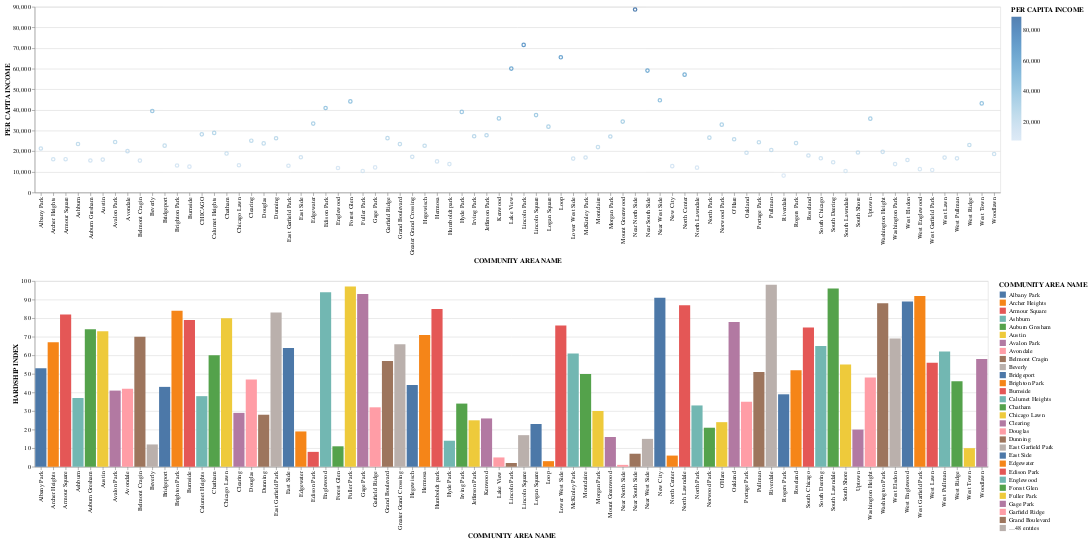

The code cell stored with this chart in its notebook:
### Code cell
brush = alt.selection(type = "interval")

points = alt.Chart(df). mark_point().encode(
    x="COMMUNITY AREA NAME",
    y= "PER CAPITA INCOME ",
    color = alt.condition(brush, "PER CAPITA INCOME ", alt.value("lightgrey"))
).add_selection(
    brush
)

bars = alt.Chart(df).mark_bar().encode(
    y = "HARDSHIP INDEX",
    color = "COMMUNITY AREA NAME",
    x = "COMMUNITY AREA NAME"
).transform_filter(
    brush
)


dashboard = points & bars
dashboard

### Figure 1 — Vega-Lite specification as saved in the notebook (floating-point values rounded to 4 significant figures)
{"config": {"view": {"continuousWidth": 400, "continuousHeight": 300}}, "vconcat": [{"mark": "point", "encoding": {"color": {"condition": {"field": "PER CAPITA INCOME ", "type": "quantitative", "selection": "selector001"}, "value": "lightgrey"}, "x": {"field": "COMMUNITY AREA NAME", "type": "nominal"}, "y": {"field": "PER CAPITA INCOME ", "type": "quantitative"}}, "selection": {"selector001": {"type": "interval"}}}, {"mark": "bar", "encoding": {"color": {"field": "COMMUNITY AREA NAME", "type": "nominal"}, "x": {"field": "COMMUNITY AREA NAME", "type": "nominal"}, "y": {"field": "HARDSHIP INDEX", "type": "quantitative"}}, "transform": [{"filter": {"selection": "selector001"}}]}], "data": {"name": "data-e3bc1aad0c1f18afd84110035dd4bc1b"}, "$schema": "https://vega.github.io/schema/vega-lite/v4.17.0.json", "datasets": {"data-e3bc1aad0c1f18afd84110035dd4bc1b": [{"Community Area Number": 1.0, "COMMUNITY AREA NAME": "Rogers Park", "PERCENT OF HOUSING CROWDED": 7.7, "PERCENT HOUSEHOLDS BELOW POVERTY": 23.6, "PERCENT AGED 16+ UNEMPLOYED": 8.7, "PERCENT AGED 25+ WITHOUT HIGH SCHOOL DIPLOMA": 18.2, "PERCENT AGED UNDER 18 OR OVER 64": 27.5, "PER CAPITA INCOME ": 23939, "HARDSHIP INDEX": 39.0}, {"Community Area Number": 2.0, "COMMUNITY AREA NAME": "West Ridge", "PERCENT OF HOUSING CROWDED": 7.8, "PERCENT HOUSEHOLDS BELOW POVERTY": 17.2, "PERCENT AGED 16+ UNEMPLOYED": 8.8, "PERCENT AGED 25+ WITHOUT HIGH SCHOOL DIPLOMA": 20.8, "PERCENT AGED UNDER 18 OR OVER 64": 38.5, "PER CAPITA INCOME ": 23040, "HARDSHIP INDEX": 46.0}, {"Community Area Number": 3.0, "COMMUNITY AREA NAME": "Uptown", "PERCENT OF HOUSING CROWDED": 3.8, "PERCENT HOUSEHOLDS BELOW POVERTY": 24.0, "PERCENT AGED 16+ UNEMPLOYED": 8.9, "PERCENT AGED 25+ WITHOUT HIGH SCHOOL DIPLOMA": 11.8, "PERCENT AGED UNDER 18 OR OVER 64": 22.2, "PER CAPITA INCOME ": 35787, "HARDSHIP INDEX": 20.0}, {"Community Area Number": 4.0, "COMMUNITY AREA NAME": "Lincoln Square", "PERCENT OF HOUSING CROWDED": 3.4, "PERCENT HOUSEHOLDS BELOW POVERTY": 10.9, "PERCENT AGED 16+ UNEMPLOYED": 8.2, "PERCENT AGED 25+ WITHOUT HIGH SCHOOL DIPLOMA": 13.4, "PERCENT AGED UNDER 18 OR OVER 64": 25.5, "PER CAPITA INCOME ": 37524, "HARDSHIP INDEX": 17.0}, {"Community Area Number": 5.0, "COMMUNITY AREA NAME": "North Center", "PERCENT OF HOUSING CROWDED": 0.3, "PERCENT HOUSEHOLDS BELOW POVERTY": 7.5, "PERCENT AGED 16+ UNEMPLOYED": 5.2, "PERCENT AGED 25+ WITHOUT HIGH SCHOOL DIPLOMA": 4.5, "PERCENT AGED UNDER 18 OR OVER 64": 26.2, "PER CAPITA INCOME ": 57123, "HARDSHIP INDEX": 6.0}, {"Community Area Number": 6.0, "COMMUNITY AREA NAME": "Lake View", "PERCENT OF HOUSING CROWDED": 1.1, "PERCENT HOUSEHOLDS BELOW POVERTY": 11.4, "PERCENT AGED 16+ UNEMPLOYED": 4.7, "PERCENT AGED 25+ WITHOUT HIGH SCHOOL DIPLOMA": 2.6, "PERCENT AGED UNDER 18 OR OVER 64": 17.0, "PER CAPITA INCOME ": 60058, "HARDSHIP INDEX": 5.0}, {"Community Area Number": 7.0, "COMMUNITY AREA NAME": "Lincoln Park", "PERCENT OF HOUSING CROWDED": 0.8, "PERCENT HOUSEHOLDS BELOW POVERTY": 12.3, "PERCENT AGED 16+ UNEMPLOYED": 5.1, "PERCENT AGED 25+ WITHOUT HIGH SCHOOL DIPLOMA": 3.6, "PERCENT AGED UNDER 18 OR OVER 64": 21.5, "PER CAPITA INCOME ": 71551, "HARDSHIP INDEX": 2.0}, {"Community Area Number": 8.0, "COMMUNITY AREA NAME": "Near North Side", "PERCENT OF HOUSING CROWDED": 1.9, "PERCENT HOUSEHOLDS BELOW POVERTY": 12.9, "PERCENT AGED 16+ UNEMPLOYED": 7.0, "PERCENT AGED 25+ WITHOUT HIGH SCHOOL DIPLOMA": 2.5, "PERCENT AGED UNDER 18 OR OVER 64": 22.6, "PER CAPITA INCOME ": 88669, "HARDSHIP INDEX": 1.0}, {"Community Area Number": 9.0, "COMMUNITY AREA NAME": "Edison Park", "PERCENT OF HOUSING CROWDED": 1.1, "PERCENT HOUSEHOLDS BELOW POVERTY": 3.3, "PERCENT AGED 16+ UNEMPLOYED": 6.5, "PERCENT AGED 25+ WITHOUT HIGH SCHOOL DIPLOMA": 7.4, "PERCENT AGED UNDER 18 OR OVER 64": 35.3, "PER CAPITA INCOME ": 40959, "HARDSHIP INDEX": 8.0}, {"Community Area Number": 10.0, "COMMUNITY AREA NAME": "Norwood Park", "PERCENT OF HOUSING CROWDED": 2.0, "PERCENT HOUSEHOLDS BELOW POVERTY": 5.4, "PERCENT AGED 16+ UNEMPLOYED": 9.0, "PERCENT AGED 25+ WITHOUT HIGH SCHOOL DIPLOMA": 11.5, "PERCENT AGED UNDER 18 OR OVER 64": 39.5, "PER CAPITA INCOME ": 32875, "HARDSHIP INDEX": 21.0}, {"Community Area Number": 11.0, "COMMUNITY AREA NAME": "Jefferson Park", "PERCENT OF HOUSING CROWDED": 2.7, "PERCENT HOUSEHOLDS BELOW POVERTY": 8.6, "PERCENT AGED 16+ UNEMPLOYED": 12.4, "PERCENT AGED 25+ WITHOUT HIGH SCHOOL DIPLOMA": 13.4, "PERCENT AGED UNDER 18 OR OVER 64": 35.5, "PER CAPITA INCOME ": 27751, "HARDSHIP INDEX": 25.0}, {"Community Area Number": 12.0, "COMMUNITY AREA NAME": "Forest Glen", "PERCENT OF HOUSING CROWDED": 1.1, "PERCENT HOUSEHOLDS BELOW POVERTY": 7.5, "PERCENT AGED 16+ UNEMPLOYED": 6.8, "PERCENT AGED 25+ WITHOUT HIGH SCHOOL DIPLOMA": 4.9, "PERCENT AGED UNDER 18 OR OVER 64": 40.5, "PER CAPITA INCOME ": 44164, "HARDSHIP INDEX": 11.0}, {"Community Area Number": 13.0, "COMMUNITY AREA NAME": "North Park", "PERCENT OF HOUSING CROWDED": 3.9, "PERCENT HOUSEHOLDS BELOW POVERTY": 13.2, "PERCENT AGED 16+ UNEMPLOYED": 9.9, "PERCENT AGED 25+ WITHOUT HIGH SCHOOL DIPLOMA": 14.4, "PERCENT AGED UNDER 18 OR OVER 64": 39.0, "PER CAPITA INCOME ": 26576, "HARDSHIP INDEX": 33.0}, {"Community Area Number": 14.0, "COMMUNITY AREA NAME": "Albany Park", "PERCENT OF HOUSING CROWDED": 11.3, "PERCENT HOUSEHOLDS BELOW POVERTY": 19.2, "PERCENT AGED 16+ UNEMPLOYED": 10.0, "PERCENT AGED 25+ WITHOUT HIGH SCHOOL DIPLOMA": 32.9, "PERCENT AGED UNDER 18 OR OVER 64": 32.0, "PER CAPITA INCOME ": 21323, "HARDSHIP INDEX": 53.0}, {"Community Area Number": 15.0, "COMMUNITY AREA NAME": "Portage Park", "PERCENT OF HOUSING CROWDED": 4.1, "PERCENT HOUSEHOLDS BELOW POVERTY": 11.6, "PERCENT AGED 16+ UNEMPLOYED": 12.6, "PERCENT AGED 25+ WITHOUT HIGH SCHOOL DIPLOMA": 19.3, "PERCENT AGED UNDER 18 OR OVER 64": 34.0, "PER CAPITA INCOME ": 24336, "HARDSHIP INDEX": 35.0}, {"Community Area Number": 16.0, "COMMUNITY AREA NAME": "Irving Park", "PERCENT OF HOUSING CROWDED": 6.3, "PERCENT HOUSEHOLDS BELOW POVERTY": 13.1, "PERCENT AGED 16+ UNEMPLOYED": 10.0, "PERCENT AGED 25+ WITHOUT HIGH SCHOOL DIPLOMA": 22.4, "PERCENT AGED UNDER 18 OR OVER 64": 31.6, "PER CAPITA INCOME ": 27249, "HARDSHIP INDEX": 34.0}, {"Community Area Number": 17.0, "COMMUNITY AREA NAME": "Dunning", "PERCENT OF HOUSING CROWDED": 5.2, "PERCENT HOUSEHOLDS BELOW POVERTY": 10.6, "PERCENT AGED 16+ UNEMPLOYED": 10.0, "PERCENT AGED 25+ WITHOUT HIGH SCHOOL DIPLOMA": 16.2, "PERCENT AGED UNDER 18 OR OVER 64": 33.6, "PER CAPITA INCOME ": 26282, "HARDSHIP INDEX": 28.0}, {"Community Area Number": 18.0, "COMMUNITY AREA NAME": "Montclaire", "PERCENT OF HOUSING CROWDED": 8.1, "PERCENT HOUSEHOLDS BELOW POVERTY": 15.3, "PERCENT AGED 16+ UNEMPLOYED": 13.8, "PERCENT AGED 25+ WITHOUT HIGH SCHOOL DIPLOMA": 23.5, "PERCENT AGED UNDER 18 OR OVER 64": 38.6, "PER CAPITA INCOME ": 22014, "HARDSHIP INDEX": 50.0}, {"Community Area Number": 19.0, "COMMUNITY AREA NAME": "Belmont Cragin", "PERCENT OF HOUSING CROWDED": 10.8, "PERCENT HOUSEHOLDS BELOW POVERTY": 18.7, "PERCENT AGED 16+ UNEMPLOYED": 14.6, "PERCENT AGED 25+ WITHOUT HIGH SCHOOL DIPLOMA": 37.3, "PERCENT AGED UNDER 18 OR OVER 64": 37.3, "PER CAPITA INCOME ": 15461, "HARDSHIP INDEX": 70.0}, {"Community Area Number": 20.0, "COMMUNITY AREA NAME": "Hermosa", "PERCENT OF HOUSING CROWDED": 6.9, "PERCENT HOUSEHOLDS BELOW POVERTY": 20.5, "PERCENT AGED 16+ UNEMPLOYED": 13.1, "PERCENT AGED 25+ WITHOUT HIGH SCHOOL DIPLOMA": 41.6, "PERCENT AGED UNDER 18 OR OVER 64": 36.4, "PER CAPITA INCOME ": 15089, "HARDSHIP INDEX": 71.0}, {"Community Area Number": 21.0, "COMMUNITY AREA NAME": "Avondale", "PERCENT OF HOUSING CROWDED": 6.0, "PERCENT HOUSEHOLDS BELOW POVERTY": 15.3, "PERCENT AGED 16+ UNEMPLOYED": 9.2, "PERCENT AGED 25+ WITHOUT HIGH SCHOOL DIPLOMA": 24.7, "PERCENT AGED UNDER 18 OR OVER 64": 31.0, "PER CAPITA INCOME ": 20039, "HARDSHIP INDEX": 42.0}, {"Community Area Number": 22.0, "COMMUNITY AREA NAME": "Logan Square", "PERCENT OF HOUSING CROWDED": 3.2, "PERCENT HOUSEHOLDS BELOW POVERTY": 16.8, "PERCENT AGED 16+ UNEMPLOYED": 8.2, "PERCENT AGED 25+ WITHOUT HIGH SCHOOL DIPLOMA": 14.8, "PERCENT AGED UNDER 18 OR OVER 64": 26.2, "PER CAPITA INCOME ": 31908, "HARDSHIP INDEX": 23.0}, {"Community Area Number": 23.0, "COMMUNITY AREA NAME": "Humboldt park", "PERCENT OF HOUSING CROWDED": 14.8, "PERCENT HOUSEHOLDS BELOW POVERTY": 33.9, "PERCENT AGED 16+ UNEMPLOYED": 17.3, "PERCENT AGED 25+ WITHOUT HIGH SCHOOL DIPLOMA": 35.4, "PERCENT AGED UNDER 18 OR OVER 64": 38.0, "PER CAPITA INCOME ": 13781, "HARDSHIP INDEX": 85.0}, {"Community Area Number": 24.0, "COMMUNITY AREA NAME": "West Town", "PERCENT OF HOUSING CROWDED": 2.3, "PERCENT HOUSEHOLDS BELOW POVERTY": 14.7, "PERCENT AGED 16+ UNEMPLOYED": 6.6, "PERCENT AGED 25+ WITHOUT HIGH SCHOOL DIPLOMA": 12.9, "PERCENT AGED UNDER 18 OR OVER 64": 21.7, "PER CAPITA INCOME ": 43198, "HARDSHIP INDEX": 10.0}, {"Community Area Number": 25.0, "COMMUNITY AREA NAME": "Austin", "PERCENT OF HOUSING CROWDED": 6.3, "PERCENT HOUSEHOLDS BELOW POVERTY": 28.6, "PERCENT AGED 16+ UNEMPLOYED": 22.6, "PERCENT AGED 25+ WITHOUT HIGH SCHOOL DIPLOMA": 24.4, "PERCENT AGED UNDER 18 OR OVER 64": 37.9, "PER CAPITA INCOME ": 15957, "HARDSHIP INDEX": 73.0}, {"Community Area Number": 26.0, "COMMUNITY AREA NAME": "West Garfield Park", "PERCENT OF HOUSING CROWDED": 9.4, "PERCENT HOUSEHOLDS BELOW POVERTY": 41.7, "PERCENT AGED 16+ UNEMPLOYED": 25.8, "PERCENT AGED 25+ WITHOUT HIGH SCHOOL DIPLOMA": 24.5, "PERCENT AGED UNDER 18 OR OVER 64": 43.6, "PER CAPITA INCOME ": 10934, "HARDSHIP INDEX": 92.0}, {"Community Area Number": 27.0, "COMMUNITY AREA NAME": "East Garfield Park", "PERCENT OF HOUSING CROWDED": 8.2, "PERCENT HOUSEHOLDS BELOW POVERTY": 42.4, "PERCENT AGED 16+ UNEMPLOYED": 19.6, "PERCENT AGED 25+ WITHOUT HIGH SCHOOL DIPLOMA": 21.3, "PERCENT AGED UNDER 18 OR OVER 64": 43.2, "PER CAPITA INCOME ": 12961, "HARDSHIP INDEX": 83.0}, {"Community Area Number": 28.0, "COMMUNITY AREA NAME": "Near West Side", "PERCENT OF HOUSING CROWDED": 3.8, "PERCENT HOUSEHOLDS BELOW POVERTY": 20.6, "PERCENT AGED 16+ UNEMPLOYED": 10.7, "PERCENT AGED 25+ WITHOUT HIGH SCHOOL DIPLOMA": 9.6, "PERCENT AGED UNDER 18 OR OVER 64": 22.2, "PER CAPITA INCOME ": 44689, "HARDSHIP INDEX": 15.0}, {"Community Area Number": 29.0, "COMMUNITY AREA NAME": "North Lawndale", "PERCENT OF HOUSING CROWDED": 7.4, "PERCENT HOUSEHOLDS BELOW POVERTY": 43.1, "PERCENT AGED 16+ UNEMPLOYED": 21.2, "PERCENT AGED 25+ WITHOUT HIGH SCHOOL DIPLOMA": 27.6, "PERCENT AGED UNDER 18 OR OVER 64": 42.7, "PER CAPITA INCOME ": 12034, "HARDSHIP INDEX": 87.0}, {"Community Area Number": 30.0, "COMMUNITY AREA NAME": "South Lawndale", "PERCENT OF HOUSING CROWDED": 15.2, "PERCENT HOUSEHOLDS BELOW POVERTY": 30.7, "PERCENT AGED 16+ UNEMPLOYED": 15.8, "PERCENT AGED 25+ WITHOUT HIGH SCHOOL DIPLOMA": 54.8, "PERCENT AGED UNDER 18 OR OVER 64": 33.8, "PER CAPITA INCOME ": 10402, "HARDSHIP INDEX": 96.0}, {"Community Area Number": 31.0, "COMMUNITY AREA NAME": "Lower West Side", "PERCENT OF HOUSING CROWDED": 9.6, "PERCENT HOUSEHOLDS BELOW POVERTY": 25.8, "PERCENT AGED 16+ UNEMPLOYED": 15.8, "PERCENT AGED 25+ WITHOUT HIGH SCHOOL DIPLOMA": 40.7, "PERCENT AGED UNDER 18 OR OVER 64": 32.6, "PER CAPITA INCOME ": 16444, "HARDSHIP INDEX": 76.0}, {"Community Area Number": 32.0, "COMMUNITY AREA NAME": "Loop", "PERCENT OF HOUSING CROWDED": 1.5, "PERCENT HOUSEHOLDS BELOW POVERTY": 14.7, "PERCENT AGED 16+ UNEMPLOYED": 5.7, "PERCENT AGED 25+ WITHOUT HIGH SCHOOL DIPLOMA": 3.1, "PERCENT AGED UNDER 18 OR OVER 64": 13.5, "PER CAPITA INCOME ": 65526, "HARDSHIP INDEX": 3.0}, {"Community Area Number": 33.0, "COMMUNITY AREA NAME": "Near South Side", "PERCENT OF HOUSING CROWDED": 1.3, "PERCENT HOUSEHOLDS BELOW POVERTY": 13.8, "PERCENT AGED 16+ UNEMPLOYED": 4.9, "PERCENT AGED 25+ WITHOUT HIGH SCHOOL DIPLOMA": 7.4, "PERCENT AGED UNDER 18 OR OVER 64": 21.8, "PER CAPITA INCOME ": 59077, "HARDSHIP INDEX": 7.0}, {"Community Area Number": 34.0, "COMMUNITY AREA NAME": "Armour Square", "PERCENT OF HOUSING CROWDED": 5.7, "PERCENT HOUSEHOLDS BELOW POVERTY": 40.1, "PERCENT AGED 16+ UNEMPLOYED": 16.7, "PERCENT AGED 25+ WITHOUT HIGH SCHOOL DIPLOMA": 34.5, "PERCENT AGED UNDER 18 OR OVER 64": 38.3, "PER CAPITA INCOME ": 16148, "HARDSHIP INDEX": 82.0}, {"Community Area Number": 35.0, "COMMUNITY AREA NAME": "Douglas", "PERCENT OF HOUSING CROWDED": 1.8, "PERCENT HOUSEHOLDS BELOW POVERTY": 29.6, "PERCENT AGED 16+ UNEMPLOYED": 18.2, "PERCENT AGED 25+ WITHOUT HIGH SCHOOL DIPLOMA": 14.3, "PERCENT AGED UNDER 18 OR OVER 64": 30.7, "PER CAPITA INCOME ": 23791, "HARDSHIP INDEX": 47.0}, {"Community Area Number": 36.0, "COMMUNITY AREA NAME": "Oakland", "PERCENT OF HOUSING CROWDED": 1.3, "PERCENT HOUSEHOLDS BELOW POVERTY": 39.7, "PERCENT AGED 16+ UNEMPLOYED": 28.7, "PERCENT AGED 25+ WITHOUT HIGH SCHOOL DIPLOMA": 18.4, "PERCENT AGED UNDER 18 OR OVER 64": 40.4, "PER CAPITA INCOME ": 19252, "HARDSHIP INDEX": 78.0}, {"Community Area Number": 37.0, "COMMUNITY AREA NAME": "Fuller Park", "PERCENT OF HOUSING CROWDED": 3.2, "PERCENT HOUSEHOLDS BELOW POVERTY": 51.2, "PERCENT AGED 16+ UNEMPLOYED": 33.9, "PERCENT AGED 25+ WITHOUT HIGH SCHOOL DIPLOMA": 26.6, "PERCENT AGED UNDER 18 OR OVER 64": 44.9, "PER CAPITA INCOME ": 10432, "HARDSHIP INDEX": 97.0}, {"Community Area Number": 38.0, "COMMUNITY AREA NAME": "Grand Boulevard", "PERCENT OF HOUSING CROWDED": 3.3, "PERCENT HOUSEHOLDS BELOW POVERTY": 29.3, "PERCENT AGED 16+ UNEMPLOYED": 24.3, "PERCENT AGED 25+ WITHOUT HIGH SCHOOL DIPLOMA": 15.9, "PERCENT AGED UNDER 18 OR OVER 64": 39.5, "PER CAPITA INCOME ": 23472, "HARDSHIP INDEX": 57.0}, {"Community Area Number": 39.0, "COMMUNITY AREA NAME": "Kenwood", "PERCENT OF HOUSING CROWDED": 2.4, "PERCENT HOUSEHOLDS BELOW POVERTY": 21.7, "PERCENT AGED 16+ UNEMPLOYED": 15.7, "PERCENT AGED 25+ WITHOUT HIGH SCHOOL DIPLOMA": 11.3, "PERCENT AGED UNDER 18 OR OVER 64": 35.4, "PER CAPITA INCOME ": 35911, "HARDSHIP INDEX": 26.0}, {"Community Area Number": 40.0, "COMMUNITY AREA NAME": "Washington Park", "PERCENT OF HOUSING CROWDED": 5.6, "PERCENT HOUSEHOLDS BELOW POVERTY": 42.1, "PERCENT AGED 16+ UNEMPLOYED": 28.6, "PERCENT AGED 25+ WITHOUT HIGH SCHOOL DIPLOMA": 25.4, "PERCENT AGED UNDER 18 OR OVER 64": 42.8, "PER CAPITA INCOME ": 13785, "HARDSHIP INDEX": 88.0}, {"Community Area Number": 41.0, "COMMUNITY AREA NAME": "Hyde Park", "PERCENT OF HOUSING CROWDED": 1.5, "PERCENT HOUSEHOLDS BELOW POVERTY": 18.4, "PERCENT AGED 16+ UNEMPLOYED": 8.4, "PERCENT AGED 25+ WITHOUT HIGH SCHOOL DIPLOMA": 4.3, "PERCENT AGED UNDER 18 OR OVER 64": 26.2, "PER CAPITA INCOME ": 39056, "HARDSHIP INDEX": 14.0}, {"Community Area Number": 42.0, "COMMUNITY AREA NAME": "Woodlawn", "PERCENT OF HOUSING CROWDED": 2.9, "PERCENT HOUSEHOLDS BELOW POVERTY": 30.7, "PERCENT AGED 16+ UNEMPLOYED": 23.4, "PERCENT AGED 25+ WITHOUT HIGH SCHOOL DIPLOMA": 16.5, "PERCENT AGED UNDER 18 OR OVER 64": 36.1, "PER CAPITA INCOME ": 18672, "HARDSHIP INDEX": 58.0}, {"Community Area Number": 43.0, "COMMUNITY AREA NAME": "South Shore", "PERCENT OF HOUSING CROWDED": 2.8, "PERCENT HOUSEHOLDS BELOW POVERTY": 31.1, "PERCENT AGED 16+ UNEMPLOYED": 20.0, "PERCENT AGED 25+ WITHOUT HIGH SCHOOL DIPLOMA": 14.0, "PERCENT AGED UNDER 18 OR OVER 64": 35.7, "PER CAPITA INCOME ": 19398, "HARDSHIP INDEX": 55.0}, {"Community Area Number": 44.0, "COMMUNITY AREA NAME": "Chatham", "PERCENT OF HOUSING CROWDED": 3.3, "PERCENT HOUSEHOLDS BELOW POVERTY": 27.8, "PERCENT AGED 16+ UNEMPLOYED": 24.0, "PERCENT AGED 25+ WITHOUT HIGH SCHOOL DIPLOMA": 14.5, "PERCENT AGED UNDER 18 OR OVER 64": 40.3, "PER CAPITA INCOME ": 18881, "HARDSHIP INDEX": 60.0}, {"Community Area Number": 45.0, "COMMUNITY AREA NAME": "Avalon Park", "PERCENT OF HOUSING CROWDED": 1.4, "PERCENT HOUSEHOLDS BELOW POVERTY": 17.2, "PERCENT AGED 16+ UNEMPLOYED": 21.1, "PERCENT AGED 25+ WITHOUT HIGH SCHOOL DIPLOMA": 10.6, "PERCENT AGED UNDER 18 OR OVER 64": 39.3, "PER CAPITA INCOME ": 24454, "HARDSHIP INDEX": 41.0}, {"Community Area Number": 46.0, "COMMUNITY AREA NAME": "South Chicago", "PERCENT OF HOUSING CROWDED": 4.7, "PERCENT HOUSEHOLDS BELOW POVERTY": 29.8, "PERCENT AGED 16+ UNEMPLOYED": 19.7, "PERCENT AGED 25+ WITHOUT HIGH SCHOOL DIPLOMA": 26.6, "PERCENT AGED UNDER 18 OR OVER 64": 41.1, "PER CAPITA INCOME ": 16579, "HARDSHIP INDEX": 75.0}, {"Community Area Number": 47.0, "COMMUNITY AREA NAME": "Burnside", "PERCENT OF HOUSING CROWDED": 6.8, "PERCENT HOUSEHOLDS BELOW POVERTY": 33.0, "PERCENT AGED 16+ UNEMPLOYED": 18.6, "PERCENT AGED 25+ WITHOUT HIGH SCHOOL DIPLOMA": 19.3, "PERCENT AGED UNDER 18 OR OVER 64": 42.7, "PER CAPITA INCOME ": 12515, "HARDSHIP INDEX": 79.0}, {"Community Area Number": 48.0, "COMMUNITY AREA NAME": "Calumet Heights", "PERCENT OF HOUSING CROWDED": 2.1, "PERCENT HOUSEHOLDS BELOW POVERTY": 11.5, "PERCENT AGED 16+ UNEMPLOYED": 20.0, "PERCENT AGED 25+ WITHOUT HIGH SCHOOL DIPLOMA": 11.0, "PERCENT AGED UNDER 18 OR OVER 64": 44.0, "PER CAPITA INCOME ": 28887, "HARDSHIP INDEX": 38.0}, {"Community Area Number": 49.0, "COMMUNITY AREA NAME": "Roseland", "PERCENT OF HOUSING CROWDED": 2.5, "PERCENT HOUSEHOLDS BELOW POVERTY": 19.8, "PERCENT AGED 16+ UNEMPLOYED": 20.3, "PERCENT AGED 25+ WITHOUT HIGH SCHOOL DIPLOMA": 16.9, "PERCENT AGED UNDER 18 OR OVER 64": 41.2, "PER CAPITA INCOME ": 17949, "HARDSHIP INDEX": 52.0}, {"Community Area Number": 50.0, "COMMUNITY AREA NAME": "Pullman", "PERCENT OF HOUSING CROWDED": 1.5, "PERCENT HOUSEHOLDS BELOW POVERTY": 21.6, "PERCENT AGED 16+ UNEMPLOYED": 22.8, "PERCENT AGED 25+ WITHOUT HIGH SCHOOL DIPLOMA": 13.1, "PERCENT AGED UNDER 18 OR OVER 64": 38.6, "PER CAPITA INCOME ": 20588, "HARDSHIP INDEX": 51.0}, {"Community Area Number": 51.0, "COMMUNITY AREA NAME": "South Deering", "PERCENT OF HOUSING CROWDED": 4.0, "PERCENT HOUSEHOLDS BELOW POVERTY": 29.2, "PERCENT AGED 16+ UNEMPLOYED": 16.3, "PERCENT AGED 25+ WITHOUT HIGH SCHOOL DIPLOMA": 21.0, "PERCENT AGED UNDER 18 OR OVER 64": 39.5, "PER CAPITA INCOME ": 14685, "HARDSHIP INDEX": 65.0}, {"Community Area Number": 52.0, "COMMUNITY AREA NAME": "East Side", "PERCENT OF HOUSING CROWDED": 6.8, "PERCENT HOUSEHOLDS BELOW POVERTY": 19.2, "PERCENT AGED 16+ UNEMPLOYED": 12.1, "PERCENT AGED 25+ WITHOUT HIGH SCHOOL DIPLOMA": 31.9, "PERCENT AGED UNDER 18 OR OVER 64": 42.8, "PER CAPITA INCOME ": 17104, "HARDSHIP INDEX": 64.0}, {"Community Area Number": 53.0, "COMMUNITY AREA NAME": "West Pullman", "PERCENT OF HOUSING CROWDED": 3.3, "PERCENT HOUSEHOLDS BELOW POVERTY": 25.9, "PERCENT AGED 16+ UNEMPLOYED": 19.4, "PERCENT AGED 25+ WITHOUT HIGH SCHOOL DIPLOMA": 20.5, "PERCENT AGED UNDER 18 OR OVER 64": 42.1, "PER CAPITA INCOME ": 16563, "HARDSHIP INDEX": 62.0}, {"Community Area Number": 54.0, "COMMUNITY AREA NAME": "Riverdale", "PERCENT OF HOUSING CROWDED": 5.8, "PERCENT HOUSEHOLDS BELOW POVERTY": 56.5, "PERCENT AGED 16+ UNEMPLOYED": 34.6, "PERCENT AGED 25+ WITHOUT HIGH SCHOOL DIPLOMA": 27.5, "PERCENT AGED UNDER 18 OR OVER 64": 51.5, "PER CAPITA INCOME ": 8201, "HARDSHIP INDEX": 98.0}, {"Community Area Number": 55.0, "COMMUNITY AREA NAME": "Hegewisch", "PERCENT OF HOUSING CROWDED": 3.3, "PERCENT HOUSEHOLDS BELOW POVERTY": 17.1, "PERCENT AGED 16+ UNEMPLOYED": 9.6, "PERCENT AGED 25+ WITHOUT HIGH SCHOOL DIPLOMA": 19.2, "PERCENT AGED UNDER 18 OR OVER 64": 42.9, "PER CAPITA INCOME ": 22677, "HARDSHIP INDEX": 44.0}, {"Community Area Number": 56.0, "COMMUNITY AREA NAME": "Garfield Ridge", "PERCENT OF HOUSING CROWDED": 2.6, "PERCENT HOUSEHOLDS BELOW POVERTY": 8.8, "PERCENT AGED 16+ UNEMPLOYED": 11.3, "PERCENT AGED 25+ WITHOUT HIGH SCHOOL DIPLOMA": 19.3, "PERCENT AGED UNDER 18 OR OVER 64": 38.1, "PER CAPITA INCOME ": 26353, "HARDSHIP INDEX": 32.0}, {"Community Area Number": 57.0, "COMMUNITY AREA NAME": "Archer Heights", "PERCENT OF HOUSING CROWDED": 8.5, "PERCENT HOUSEHOLDS BELOW POVERTY": 14.1, "PERCENT AGED 16+ UNEMPLOYED": 16.5, "PERCENT AGED 25+ WITHOUT HIGH SCHOOL DIPLOMA": 35.9, "PERCENT AGED UNDER 18 OR OVER 64": 39.2, "PER CAPITA INCOME ": 16134, "HARDSHIP INDEX": 67.0}, {"Community Area Number": 58.0, "COMMUNITY AREA NAME": "Brighton Park", "PERCENT OF HOUSING CROWDED": 14.4, "PERCENT HOUSEHOLDS BELOW POVERTY": 23.6, "PERCENT AGED 16+ UNEMPLOYED": 13.9, "PERCENT AGED 25+ WITHOUT HIGH SCHOOL DIPLOMA": 45.1, "PERCENT AGED UNDER 18 OR OVER 64": 39.3, "PER CAPITA INCOME ": 13089, "HARDSHIP INDEX": 84.0}, {"Community Area Number": 59.0, "COMMUNITY AREA NAME": "McKinley Park", "PERCENT OF HOUSING CROWDED": 7.2, "PERCENT HOUSEHOLDS BELOW POVERTY": 18.7, "PERCENT AGED 16+ UNEMPLOYED": 13.4, "PERCENT AGED 25+ WITHOUT HIGH SCHOOL DIPLOMA": 32.9, "PERCENT AGED UNDER 18 OR OVER 64": 35.6, "PER CAPITA INCOME ": 16954, "HARDSHIP INDEX": 61.0}, {"Community Area Number": 60.0, "COMMUNITY AREA NAME": "Bridgeport", "PERCENT OF HOUSING CROWDED": 4.5, "PERCENT HOUSEHOLDS BELOW POVERTY": 18.9, "PERCENT AGED 16+ UNEMPLOYED": 13.7, "PERCENT AGED 25+ WITHOUT HIGH SCHOOL DIPLOMA": 22.2, "PERCENT AGED UNDER 18 OR OVER 64": 31.3, "PER CAPITA INCOME ": 22694, "HARDSHIP INDEX": 43.0}, {"Community Area Number": 61.0, "COMMUNITY AREA NAME": "New City", "PERCENT OF HOUSING CROWDED": 11.9, "PERCENT HOUSEHOLDS BELOW POVERTY": 29.0, "PERCENT AGED 16+ UNEMPLOYED": 23.0, "PERCENT AGED 25+ WITHOUT HIGH SCHOOL DIPLOMA": 41.5, "PERCENT AGED UNDER 18 OR OVER 64": 38.9, "PER CAPITA INCOME ": 12765, "HARDSHIP INDEX": 91.0}, {"Community Area Number": 62.0, "COMMUNITY AREA NAME": "West Elsdon", "PERCENT OF HOUSING CROWDED": 11.1, "PERCENT HOUSEHOLDS BELOW POVERTY": 15.6, "PERCENT AGED 16+ UNEMPLOYED": 16.7, "PERCENT AGED 25+ WITHOUT HIGH SCHOOL DIPLOMA": 37.0, "PERCENT AGED UNDER 18 OR OVER 64": 37.7, "PER CAPITA INCOME ": 15754, "HARDSHIP INDEX": 69.0}, {"Community Area Number": 63.0, "COMMUNITY AREA NAME": "Gage Park", "PERCENT OF HOUSING CROWDED": 15.8, "PERCENT HOUSEHOLDS BELOW POVERTY": 23.4, "PERCENT AGED 16+ UNEMPLOYED": 18.2, "PERCENT AGED 25+ WITHOUT HIGH SCHOOL DIPLOMA": 51.5, "PERCENT AGED UNDER 18 OR OVER 64": 38.8, "PER CAPITA INCOME ": 12171, "HARDSHIP INDEX": 93.0}, {"Community Area Number": 64.0, "COMMUNITY AREA NAME": "Clearing", "PERCENT OF HOUSING CROWDED": 2.7, "PERCENT HOUSEHOLDS BELOW POVERTY": 8.9, "PERCENT AGED 16+ UNEMPLOYED": 9.5, "PERCENT AGED 25+ WITHOUT HIGH SCHOOL DIPLOMA": 18.8, "PERCENT AGED UNDER 18 OR OVER 64": 37.6, "PER CAPITA INCOME ": 25113, "HARDSHIP INDEX": 29.0}, {"Community Area Number": 65.0, "COMMUNITY AREA NAME": "West Lawn", "PERCENT OF HOUSING CROWDED": 5.8, "PERCENT HOUSEHOLDS BELOW POVERTY": 14.9, "PERCENT AGED 16+ UNEMPLOYED": 9.6, "PERCENT AGED 25+ WITHOUT HIGH SCHOOL DIPLOMA": 33.6, "PERCENT AGED UNDER 18 OR OVER 64": 39.6, "PER CAPITA INCOME ": 16907, "HARDSHIP INDEX": 56.0}, {"Community Area Number": 66.0, "COMMUNITY AREA NAME": "Chicago Lawn", "PERCENT OF HOUSING CROWDED": 7.6, "PERCENT HOUSEHOLDS BELOW POVERTY": 27.9, "PERCENT AGED 16+ UNEMPLOYED": 17.1, "PERCENT AGED 25+ WITHOUT HIGH SCHOOL DIPLOMA": 31.2, "PERCENT AGED UNDER 18 OR OVER 64": 40.6, "PER CAPITA INCOME ": 13231, "HARDSHIP INDEX": 80.0}, {"Community Area Number": 67.0, "COMMUNITY AREA NAME": "West Englewood", "PERCENT OF HOUSING CROWDED": 4.8, "PERCENT HOUSEHOLDS BELOW POVERTY": 34.4, "PERCENT AGED 16+ UNEMPLOYED": 35.9, "PERCENT AGED 25+ WITHOUT HIGH SCHOOL DIPLOMA": 26.3, "PERCENT AGED UNDER 18 OR OVER 64": 40.7, "PER CAPITA INCOME ": 11317, "HARDSHIP INDEX": 89.0}, {"Community Area Number": 68.0, "COMMUNITY AREA NAME": "Englewood", "PERCENT OF HOUSING CROWDED": 3.8, "PERCENT HOUSEHOLDS BELOW POVERTY": 46.6, "PERCENT AGED 16+ UNEMPLOYED": 28.0, "PERCENT AGED 25+ WITHOUT HIGH SCHOOL DIPLOMA": 28.5, "PERCENT AGED UNDER 18 OR OVER 64": 42.5, "PER CAPITA INCOME ": 11888, "HARDSHIP INDEX": 94.0}, {"Community Area Number": 69.0, "COMMUNITY AREA NAME": "Greater Grand Crossing", "PERCENT OF HOUSING CROWDED": 3.6, "PERCENT HOUSEHOLDS BELOW POVERTY": 29.6, "PERCENT AGED 16+ UNEMPLOYED": 23.0, "PERCENT AGED 25+ WITHOUT HIGH SCHOOL DIPLOMA": 16.5, "PERCENT AGED UNDER 18 OR OVER 64": 41.0, "PER CAPITA INCOME ": 17285, "HARDSHIP INDEX": 66.0}, {"Community Area Number": 70.0, "COMMUNITY AREA NAME": "Ashburn", "PERCENT OF HOUSING CROWDED": 4.0, "PERCENT HOUSEHOLDS BELOW POVERTY": 10.4, "PERCENT AGED 16+ UNEMPLOYED": 11.7, "PERCENT AGED 25+ WITHOUT HIGH SCHOOL DIPLOMA": 17.7, "PERCENT AGED UNDER 18 OR OVER 64": 36.9, "PER CAPITA INCOME ": 23482, "HARDSHIP INDEX": 37.0}, {"Community Area Number": 71.0, "COMMUNITY AREA NAME": "Auburn Gresham", "PERCENT OF HOUSING CROWDED": 4.0, "PERCENT HOUSEHOLDS BELOW POVERTY": 27.6, "PERCENT AGED 16+ UNEMPLOYED": 28.3, "PERCENT AGED 25+ WITHOUT HIGH SCHOOL DIPLOMA": 18.5, "PERCENT AGED UNDER 18 OR OVER 64": 41.9, "PER CAPITA INCOME ": 15528, "HARDSHIP INDEX": 74.0}, {"Community Area Number": 72.0, "COMMUNITY AREA NAME": "Beverly", "PERCENT OF HOUSING CROWDED": 0.9, "PERCENT HOUSEHOLDS BELOW POVERTY": 5.1, "PERCENT AGED 16+ UNEMPLOYED": 8.0, "PERCENT AGED 25+ WITHOUT HIGH SCHOOL DIPLOMA": 3.7, "PERCENT AGED UNDER 18 OR OVER 64": 40.5, "PER CAPITA INCOME ": 39523, "HARDSHIP INDEX": 12.0}, {"Community Area Number": 73.0, "COMMUNITY AREA NAME": "Washington Height", "PERCENT OF HOUSING CROWDED": 1.1, "PERCENT HOUSEHOLDS BELOW POVERTY": 16.9, "PERCENT AGED 16+ UNEMPLOYED": 20.8, "PERCENT AGED 25+ WITHOUT HIGH SCHOOL DIPLOMA": 13.7, "PERCENT AGED UNDER 18 OR OVER 64": 42.6, "PER CAPITA INCOME ": 19713, "HARDSHIP INDEX": 48.0}, {"Community Area Number": 74.0, "COMMUNITY AREA NAME": "Mount Greenwood", "PERCENT OF HOUSING CROWDED": 1.0, "PERCENT HOUSEHOLDS BELOW POVERTY": 3.4, "PERCENT AGED 16+ UNEMPLOYED": 8.7, "PERCENT AGED 25+ WITHOUT HIGH SCHOOL DIPLOMA": 4.3, "PERCENT AGED UNDER 18 OR OVER 64": 36.8, "PER CAPITA INCOME ": 34381, "HARDSHIP INDEX": 16.0}, {"Community Area Number": 75.0, "COMMUNITY AREA NAME": "Morgan Park", "PERCENT OF HOUSING CROWDED": 0.8, "PERCENT HOUSEHOLDS BELOW POVERTY": 13.2, "PERCENT AGED 16+ UNEMPLOYED": 15.0, "PERCENT AGED 25+ WITHOUT HIGH SCHOOL DIPLOMA": 10.8, "PERCENT AGED UNDER 18 OR OVER 64": 40.3, "PER CAPITA INCOME ": 27149, "HARDSHIP INDEX": 30.0}, {"Community Area Number": 76.0, "COMMUNITY AREA NAME": "O'Hare", "PERCENT OF HOUSING CROWDED": 3.6, "PERCENT HOUSEHOLDS BELOW POVERTY": 15.4, "PERCENT AGED 16+ UNEMPLOYED": 7.1, "PERCENT AGED 25+ WITHOUT HIGH SCHOOL DIPLOMA": 10.9, "PERCENT AGED UNDER 18 OR OVER 64": 30.3, "PER CAPITA INCOME ": 25828, "HARDSHIP INDEX": 24.0}, {"Community Area Number": 77.0, "COMMUNITY AREA NAME": "Edgewater", "PERCENT OF HOUSING CROWDED": 4.1, "PERCENT HOUSEHOLDS BELOW POVERTY": 18.2, "PERCENT AGED 16+ UNEMPLOYED": 9.2, "PERCENT AGED 25+ WITHOUT HIGH SCHOOL DIPLOMA": 9.7, "PERCENT AGED UNDER 18 OR OVER 64": 23.8, "PER CAPITA INCOME ": 33385, "HARDSHIP INDEX": 19.0}, {"Community Area Number": null, "COMMUNITY AREA NAME": "CHICAGO", "PERCENT OF HOUSING CROWDED": 4.7, "PERCENT HOUSEHOLDS BELOW POVERTY": 19.7, "PERCENT AGED 16+ UNEMPLOYED": 12.9, "PERCENT AGED 25+ WITHOUT HIGH SCHOOL DIPLOMA": 19.5, "PERCENT AGED UNDER 18 OR OVER 64": 33.5, "PER CAPITA INCOME ": 28202, "HARDSHIP INDEX": null}]}}
